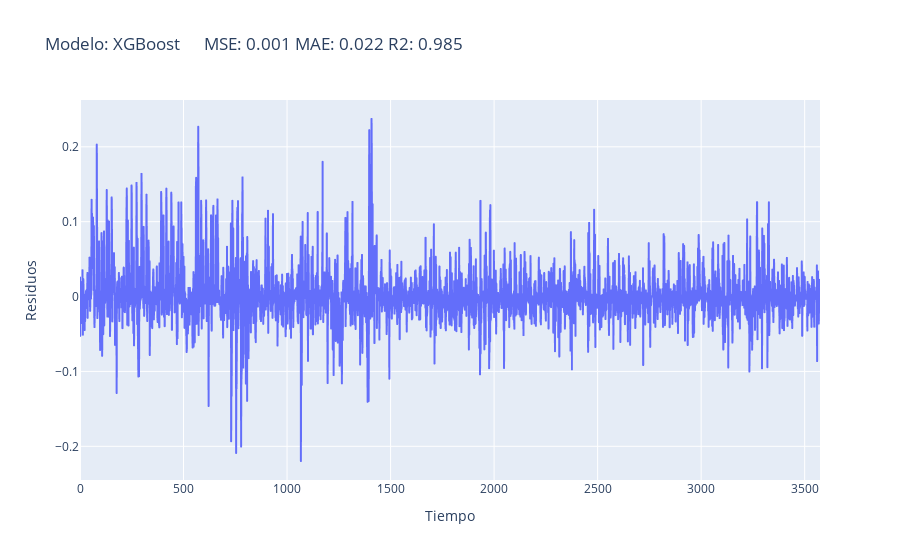

The notebook cell this image was saved under:
### Code cell
grafica_residuos_neptune('XGBoost', y_val, y_pred_val)

### Figure 1 — Plotly figure (JSON) as saved in the notebook; plotly's stock layout.template omitted (floating-point values rounded to 4 significant figures; data arrays with more than 128 entries replaced by an {"elided": "..."} marker saying what was removed)
{"data": [{"hovertemplate": "Tiempo=%{x}<br>Residuos=%{y}<extra></extra>", "legendgroup": "", "line": {"color": "#636efa", "dash": "solid"}, "marker": {"symbol": "circle"}, "mode": "lines", "name": "", "showlegend": false, "type": "scattergl", "x": {"elided": "3575 int values"}, "xaxis": "x", "y": {"elided": "3575 float values"}, "yaxis": "y"}], "layout": {"legend": {"tracegroupgap": 0}, "title": {"text": "Modelo: XGBoost      MSE: 0.001 MAE: 0.022 R2: 0.985"}, "xaxis": {"anchor": "y", "domain": [0, 1], "title": {"text": "Tiempo"}}, "yaxis": {"anchor": "x", "domain": [0, 1], "title": {"text": "Residuos"}}}}
